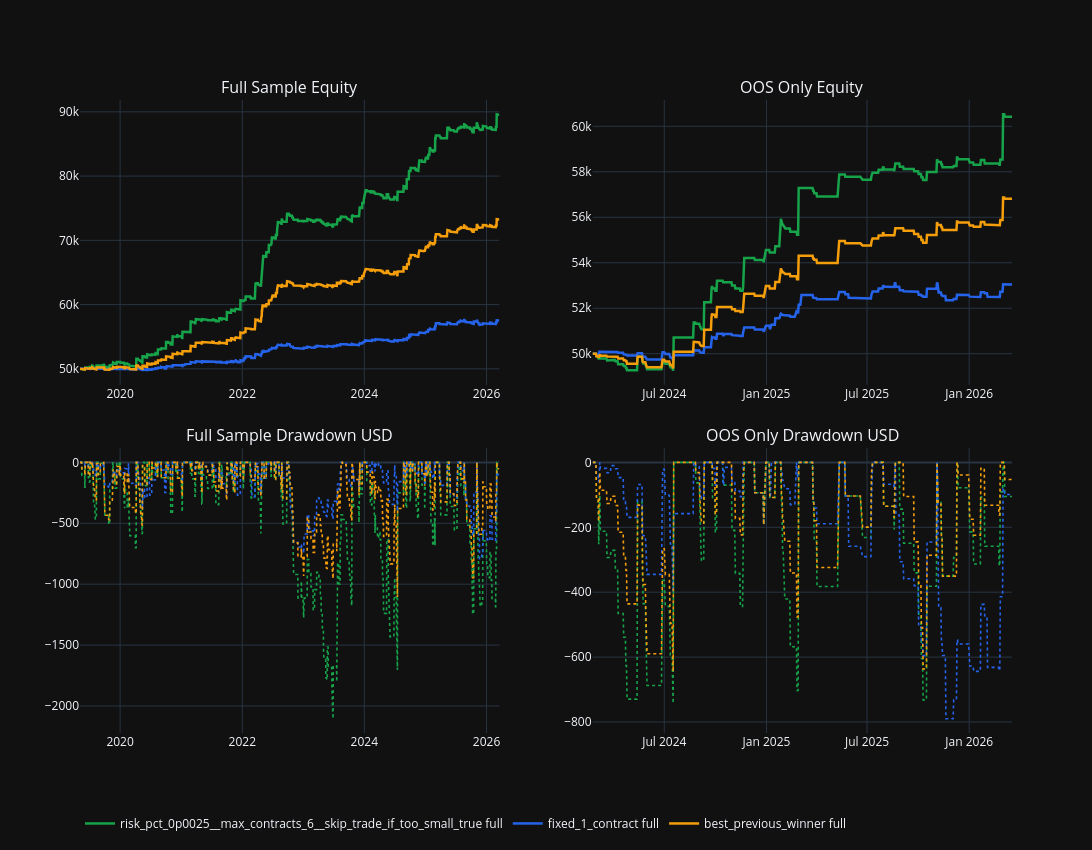

The cell this chart's notebook holds for it:
### Code cell
display(Markdown("## 3. Equity Curves"))

fig = make_subplots(
    rows=2,
    cols=2,
    shared_xaxes=False,
    vertical_spacing=0.10,
    horizontal_spacing=0.10,
    subplot_titles=("Full Sample Equity", "OOS Only Equity", "Full Sample Drawdown USD", "OOS Only Drawdown USD"),
)

colors = ["#16a34a", "#2563eb", "#f59e0b", "#7c3aed"]
for color, name in zip(colors, compare_names):
    full_curve = daily.loc[(daily["campaign_variant_name"] == name) & (daily["scope"] == "full")].copy()
    oos_curve = daily.loc[(daily["campaign_variant_name"] == name) & (daily["scope"] == "oos_only")].copy()
    fig.add_trace(go.Scatter(x=full_curve["session_date"], y=full_curve["equity"], mode="lines", name=f"{name} full", line=dict(color=color, width=2.5)), row=1, col=1)
    fig.add_trace(go.Scatter(x=oos_curve["session_date"], y=oos_curve["equity"], mode="lines", name=f"{name} oos", line=dict(color=color, width=2.5), showlegend=False), row=1, col=2)
    fig.add_trace(go.Scatter(x=full_curve["session_date"], y=full_curve["drawdown_usd"], mode="lines", name=f"{name} full dd", line=dict(color=color, width=1.6, dash="dot"), showlegend=False), row=2, col=1)
    fig.add_trace(go.Scatter(x=oos_curve["session_date"], y=oos_curve["drawdown_usd"], mode="lines", name=f"{name} oos dd", line=dict(color=color, width=1.6, dash="dot"), showlegend=False), row=2, col=2)

fig.update_layout(template=PLOT_TEMPLATE, height=850, width=1500, legend=dict(orientation="h", y=-0.12))
fig.show()

### Figure 1 — Plotly figure (JSON) as saved in the notebook; plotly's stock layout.template omitted (floating-point values rounded to 4 significant figures; data arrays with more than 128 entries replaced by an {"elided": "..."} marker saying what was removed)
{"data": [{"line": {"color": "#16a34a", "width": 2.5}, "mode": "lines", "name": "risk_pct_0p0025__max_contracts_6__skip_trade_if_too_small_true full", "type": "scatter", "x": {"elided": "1747 str values"}, "xaxis": "x", "y": {"elided": "1747 float values"}, "yaxis": "y"}, {"line": {"color": "#16a34a", "width": 2.5}, "mode": "lines", "name": "risk_pct_0p0025__max_contracts_6__skip_trade_if_too_small_true oos", "showlegend": false, "type": "scatter", "x": {"elided": "525 str values"}, "xaxis": "x2", "y": {"elided": "525 float values"}, "yaxis": "y2"}, {"line": {"color": "#16a34a", "dash": "dot", "width": 1.6}, "mode": "lines", "name": "risk_pct_0p0025__max_contracts_6__skip_trade_if_too_small_true full dd", "showlegend": false, "type": "scatter", "x": {"elided": "1747 str values"}, "xaxis": "x3", "y": {"elided": "1747 float values"}, "yaxis": "y3"}, {"line": {"color": "#16a34a", "dash": "dot", "width": 1.6}, "mode": "lines", "name": "risk_pct_0p0025__max_contracts_6__skip_trade_if_too_small_true oos dd", "showlegend": false, "type": "scatter", "x": {"elided": "525 str values"}, "xaxis": "x4", "y": {"elided": "525 float values"}, "yaxis": "y4"}, {"line": {"color": "#2563eb", "width": 2.5}, "mode": "lines", "name": "fixed_1_contract full", "type": "scatter", "x": {"elided": "1747 str values"}, "xaxis": "x", "y": {"elided": "1747 float values"}, "yaxis": "y"}, {"line": {"color": "#2563eb", "width": 2.5}, "mode": "lines", "name": "fixed_1_contract oos", "showlegend": false, "type": "scatter", "x": {"elided": "525 str values"}, "xaxis": "x2", "y": {"elided": "525 float values"}, "yaxis": "y2"}, {"line": {"color": "#2563eb", "dash": "dot", "width": 1.6}, "mode": "lines", "name": "fixed_1_contract full dd", "showlegend": false, "type": "scatter", "x": {"elided": "1747 str values"}, "xaxis": "x3", "y": {"elided": "1747 float values"}, "yaxis": "y3"}, {"line": {"color": "#2563eb", "dash": "dot", "width": 1.6}, "mode": "lines", "name": "fixed_1_contract oos dd", "showlegend": false, "type": "scatter", "x": {"elided": "525 str values"}, "xaxis": "x4", "y": {"elided": "525 float values"}, "yaxis": "y4"}, {"line": {"color": "#f59e0b", "width": 2.5}, "mode": "lines", "name": "best_previous_winner full", "type": "scatter", "x": {"elided": "1747 str values"}, "xaxis": "x", "y": {"elided": "1747 float values"}, "yaxis": "y"}, {"line": {"color": "#f59e0b", "width": 2.5}, "mode": "lines", "name": "best_previous_winner oos", "showlegend": false, "type": "scatter", "x": {"elided": "525 str values"}, "xaxis": "x2", "y": {"elided": "525 float values"}, "yaxis": "y2"}, {"line": {"color": "#f59e0b", "dash": "dot", "width": 1.6}, "mode": "lines", "name": "best_previous_winner full dd", "showlegend": false, "type": "scatter", "x": {"elided": "1747 str values"}, "xaxis": "x3", "y": {"elided": "1747 float values"}, "yaxis": "y3"}, {"line": {"color": "#f59e0b", "dash": "dot", "width": 1.6}, "mode": "lines", "name": "best_previous_winner oos dd", "showlegend": false, "type": "scatter", "x": {"elided": "525 str values"}, "xaxis": "x4", "y": {"elided": "525 float values"}, "yaxis": "y4"}], "layout": {"annotations": [{"font": {"size": 16}, "showarrow": false, "text": "Full Sample Equity", "x": 0.225, "xanchor": "center", "xref": "paper", "y": 1, "yanchor": "bottom", "yref": "paper"}, {"font": {"size": 16}, "showarrow": false, "text": "OOS Only Equity", "x": 0.775, "xanchor": "center", "xref": "paper", "y": 1, "yanchor": "bottom", "yref": "paper"}, {"font": {"size": 16}, "showarrow": false, "text": "Full Sample Drawdown USD", "x": 0.225, "xanchor": "center", "xref": "paper", "y": 0.45, "yanchor": "bottom", "yref": "paper"}, {"font": {"size": 16}, "showarrow": false, "text": "OOS Only Drawdown USD", "x": 0.775, "xanchor": "center", "xref": "paper", "y": 0.45, "yanchor": "bottom", "yref": "paper"}], "height": 850, "legend": {"orientation": "h", "y": -0.12}, "width": 1500, "xaxis": {"anchor": "y", "domain": [0, 0.45]}, "xaxis2": {"anchor": "y2", "domain": [0.55, 1]}, "xaxis3": {"anchor": "y3", "domain": [0, 0.45]}, "xaxis4": {"anchor": "y4", "domain": [0.55, 1]}, "yaxis": {"anchor": "x", "domain": [0.55, 1]}, "yaxis2": {"anchor": "x2", "domain": [0.55, 1]}, "yaxis3": {"anchor": "x3", "domain": [0, 0.45]}, "yaxis4": {"anchor": "x4", "domain": [0, 0.45]}}}
